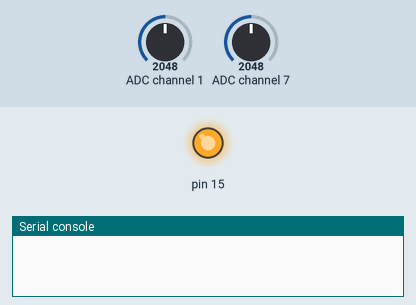
This program was run on a simulated MicroPython board. On the bench: output pins drawn as LEDs (lit = HIGH), the last lines printed to the serial console. The inputs (shaded band) are chosen by the test bench; at power-on: ADC channel 7 = 2048, ADC channel 1 = 2048 (analog values on the 0–4095 scale). Library files of the repository ran but are not shown: ads1220.py; pins used as bus, display or sensor lines are not drawn.

Above: at 0.1 s.
At 1.4 s:
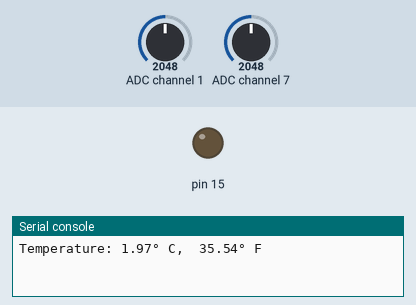
1.5 s: ADC channel 7 set to 2866
5.4 s: ADC channel 7 set to 3972
Timing chart, 0 to 8.4 s (numbered marks = the images above; inputs shaded):
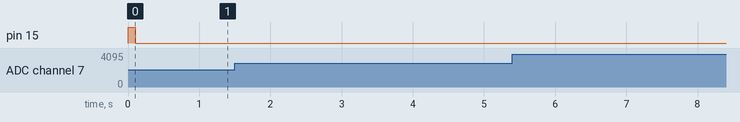

The program:

demo_temperature.py
```python
"""ADS1220 example (polling temperature)"""
from time import sleep
from machine import Pin, SPI  # type: ignore
from ads1220 import ADC

cs = 15  # Chip select pin
drdy = 27  # Data ready pin
spi = SPI(1,
          baudrate=10000000,  # 10 MHz (try lower speed to troubleshoot)
          sck=Pin(14),
          mosi=Pin(13),
          miso=Pin(12),
          phase=1)  # ADS1220 uses SPI mode 1
adc = ADC(spi, cs, drdy)


def test():
    """Test code."""
    adc.conversion_continuous()  # Set continuous conversion mode
    adc.start_conversion()  # Start conversions
    adc.temperature_mode(enable=True)  # Enable temperature mode
    sleep(.1)  # Ensure temperature mode is set

    try:
        while True:
            t = adc.read_temperature()
            tf = t * 1.8 + 32
            print("Temperature: {0:.2f}\xb0 C,  {1:.2f}\xb0 F".format(t, tf))
            sleep(3)
    except KeyboardInterrupt:
        print("\nCtrl-C pressed to exit.")
    finally:
        adc.power_down()
        spi.deinit()


test()
```
